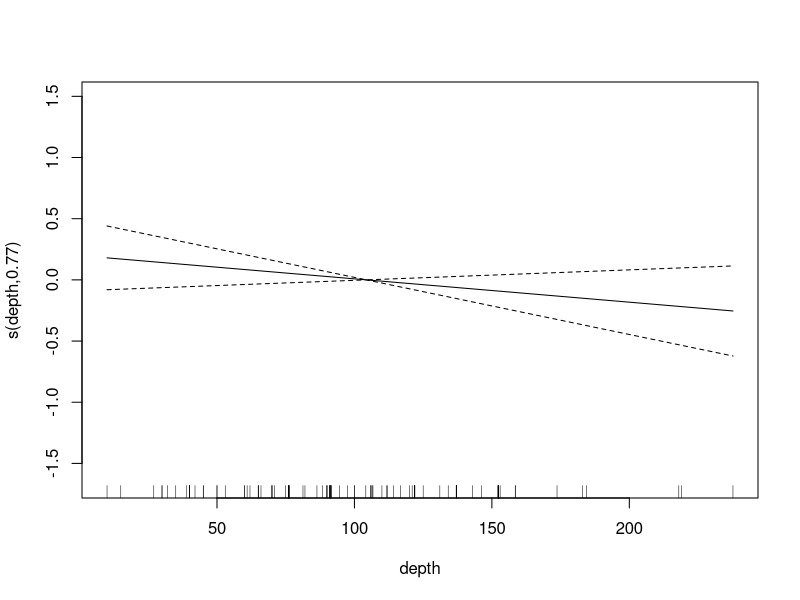
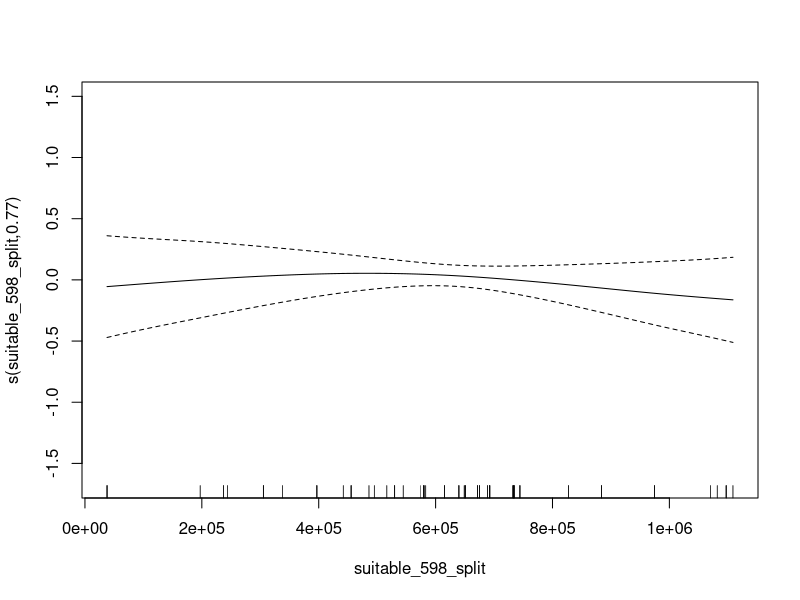
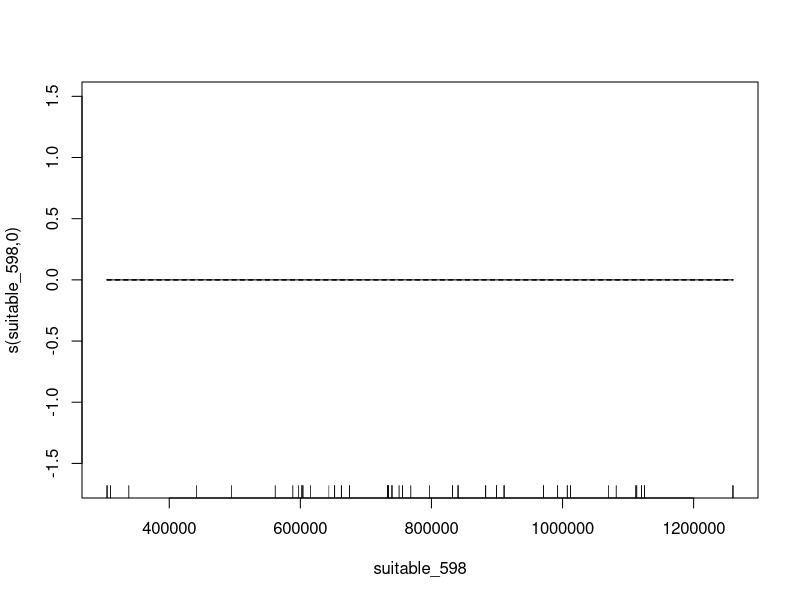
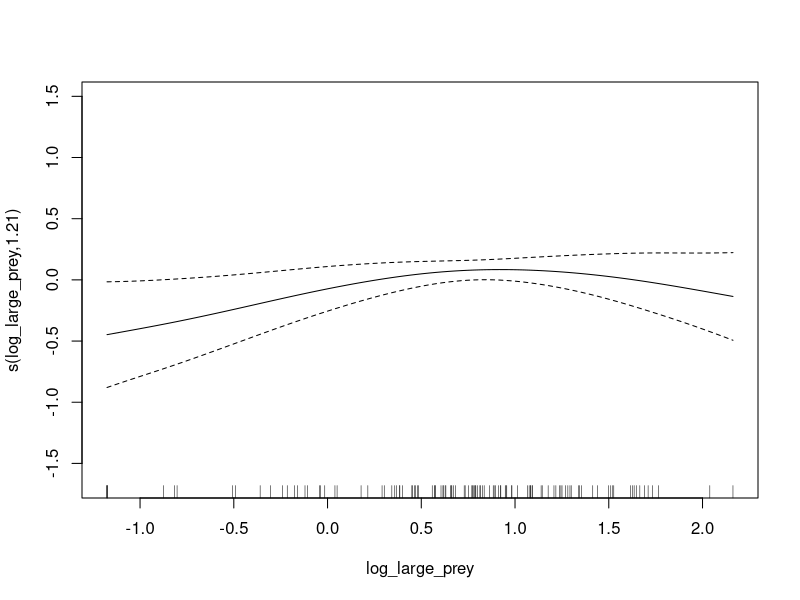
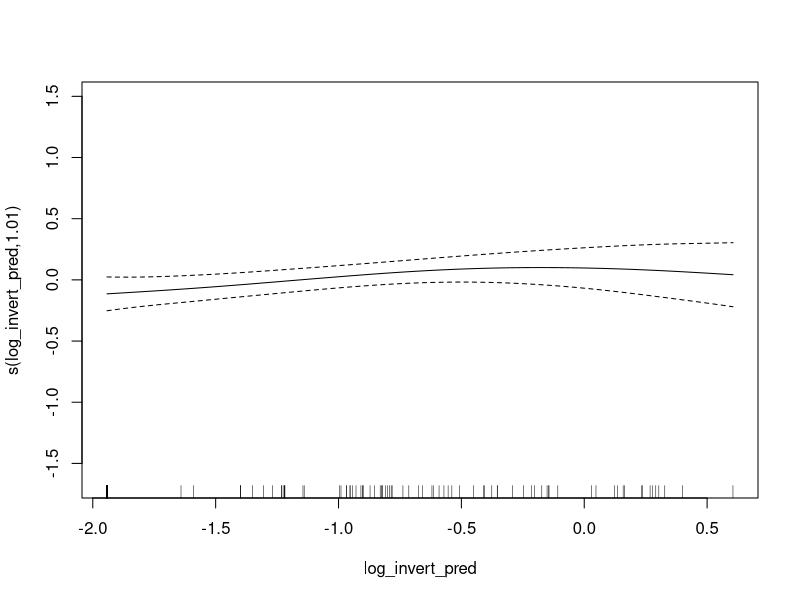
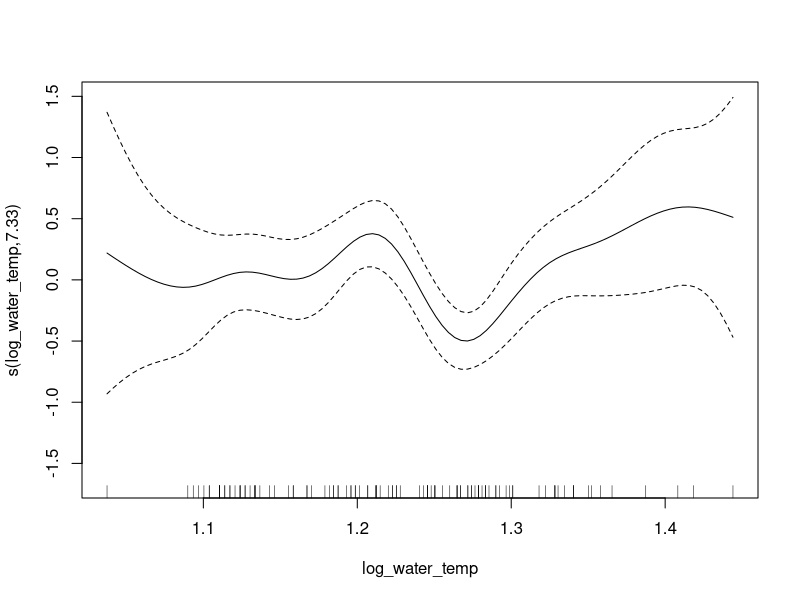
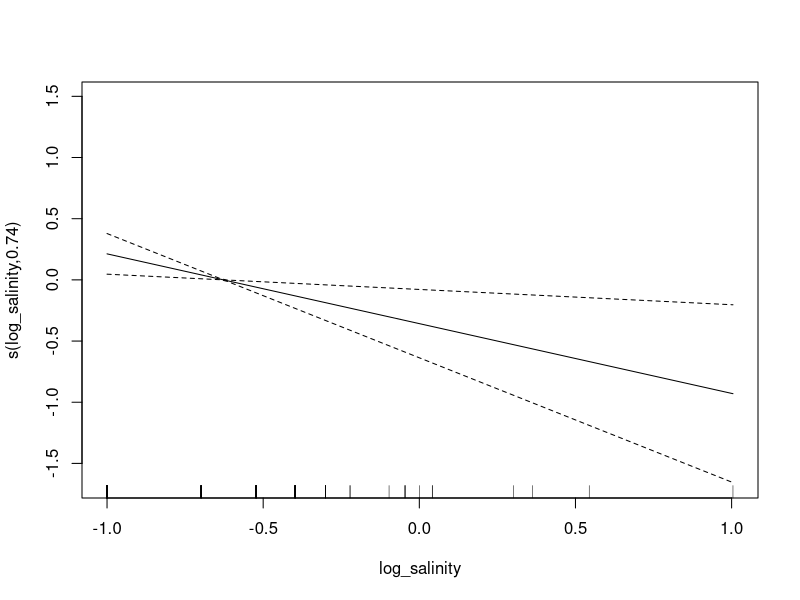
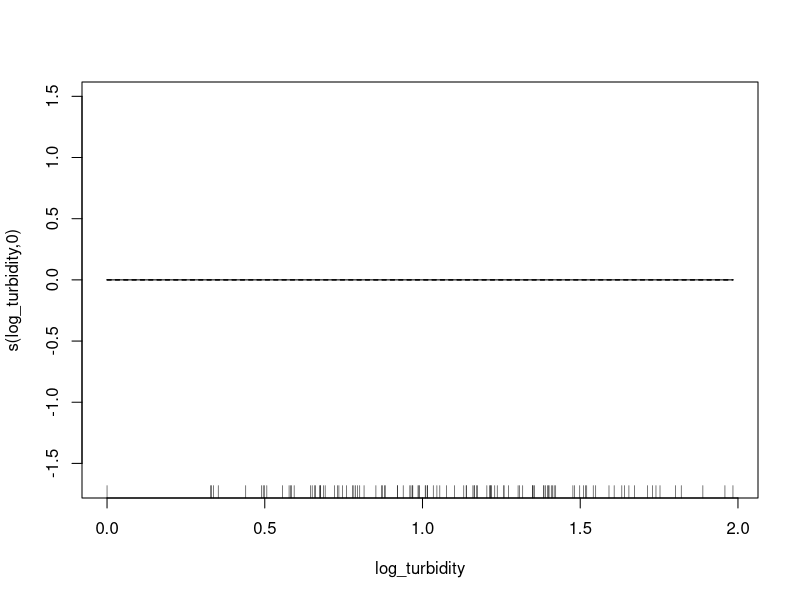

Write the R code that produced these figures, in order.
#Trying GAMs to model SCLTS larval recruitment
library(tidyverse)
library(mgcv)

data <- read_csv("model_data_no_ysi_or_plankton.csv")
data$vert_pred <- as.character(data$vert_pred)
data$pond <- as.factor(data$pond)
data$year <- as.character(data$year)
data$azolla_presence_absence <- as.character(data$azolla_presence_absence)

#This generates a GAM and because we set select = TRUE it also institutes a double penalty against all smooths
model_all_smooth <- gam(log_larv_dens ~ s(depth) + s(suitable_598_split) + s(suitable_598) + vert_pred + s(log_large_prey) +
                      s(log_invert_pred) + s(log_water_temp) + s(log_salinity) + s(log_turbidity) + s(log_dist_to_breed) + 
                        s(sqrt_chlorophyll) + s(sqrt_emergent_veg) + azolla_presence_absence + s(pond, bs = 're'),
                      data = data, select = TRUE)
summary(model_all_smooth)
plot(model_all_smooth)

#GAM of just the most important variables from mixed effects model selection process
model_important_variables <- gam(log_larv_dens ~ azolla_presence_absence + s(depth) + s(log_dist_to_breed) +
                                   s(log_salinity) +  s(sqrt_emergent_veg) + vert_pred +  s(pond, bs = 're'),
                                 data = data, method = "REML")

summary(model_important_variables)
plot(model_important_variables)
